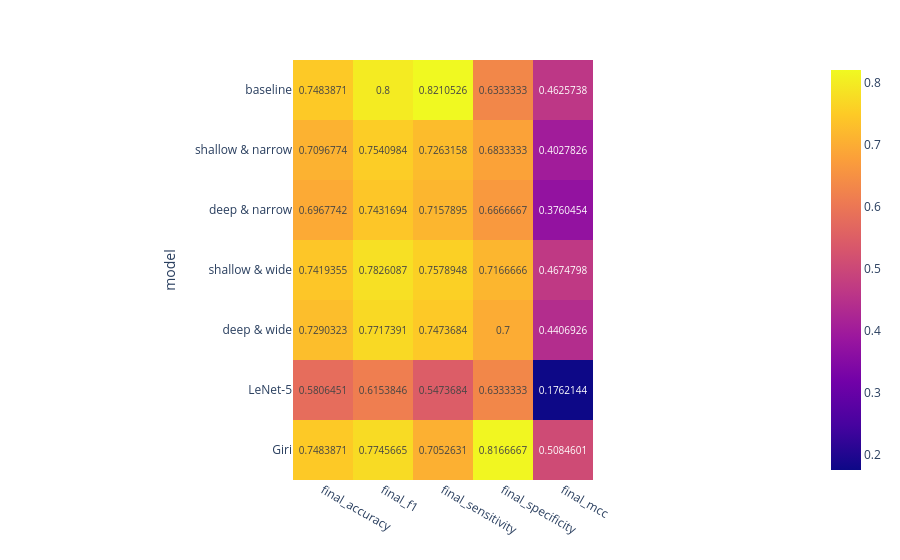

Notebook cell for this chart:
### Code cell
fig = px.imshow(summary.drop(columns=["final_train_loss", "final_val_loss"]), text_auto=True)
fig.show()

### Figure 1 — Plotly figure (JSON) as saved in the notebook; plotly's stock layout.template omitted (floating-point values rounded to 4 significant figures)
{"data": [{"coloraxis": "coloraxis", "hovertemplate": "x: %{x}<br>model: %{y}<br>color: %{z}<extra></extra>", "name": "0", "texttemplate": "%{z}", "type": "heatmap", "x": ["final_accuracy", "final_f1", "final_sensitivity", "final_specificity", "final_mcc"], "xaxis": "x", "y": ["baseline", "shallow & narrow", "deep & narrow", "shallow & wide", "deep & wide", "LeNet-5", "Giri"], "yaxis": "y", "z": [[0.7484, 0.8, 0.8211, 0.6333, 0.4626], [0.7097, 0.7541, 0.7263, 0.6833, 0.4028], [0.6968, 0.7432, 0.7158, 0.6667, 0.376], [0.7419, 0.7826, 0.7579, 0.7167, 0.4675], [0.729, 0.7717, 0.7474, 0.7, 0.4407], [0.5806, 0.6154, 0.5474, 0.6333, 0.1762], [0.7484, 0.7746, 0.7053, 0.8167, 0.5085]]}], "layout": {"coloraxis": {"colorscale": [[0, "#0d0887"], [0.1111, "#46039f"], [0.2222, "#7201a8"], [0.3333, "#9c179e"], [0.4444, "#bd3786"], [0.5556, "#d8576b"], [0.6667, "#ed7953"], [0.7778, "#fb9f3a"], [0.8889, "#fdca26"], [1, "#f0f921"]]}, "margin": {"t": 60}, "xaxis": {"anchor": "y", "constrain": "domain", "domain": [0, 1], "scaleanchor": "y"}, "yaxis": {"anchor": "x", "autorange": "reversed", "constrain": "domain", "domain": [0, 1], "title": {"text": "model"}}}}
